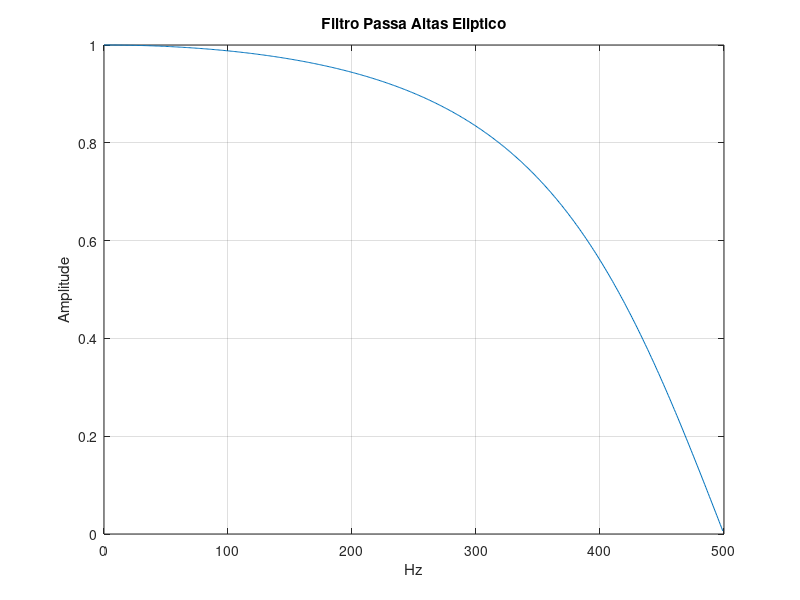

Here is the MATLAB script that generated this plot:
[b,a] = ellip(1, 0.5, 100, 0.4);
[h,w] = freqz(b,a,512);
T=0.001; hz=w/(2*pi*T);
plot(hz, abs(h)); 
grid on;
xlabel('Hz');
ylabel('Amplitude');
title('Filtro Passa Altas Eliptico');